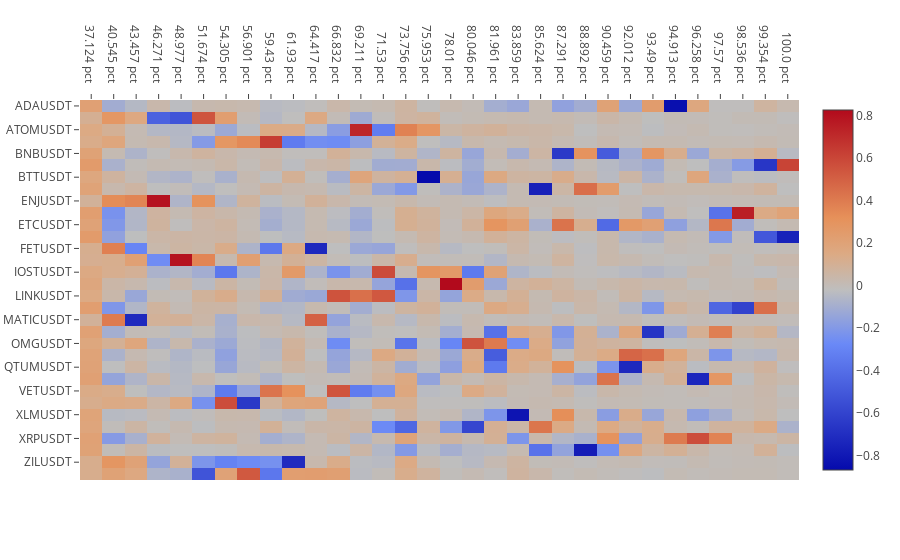
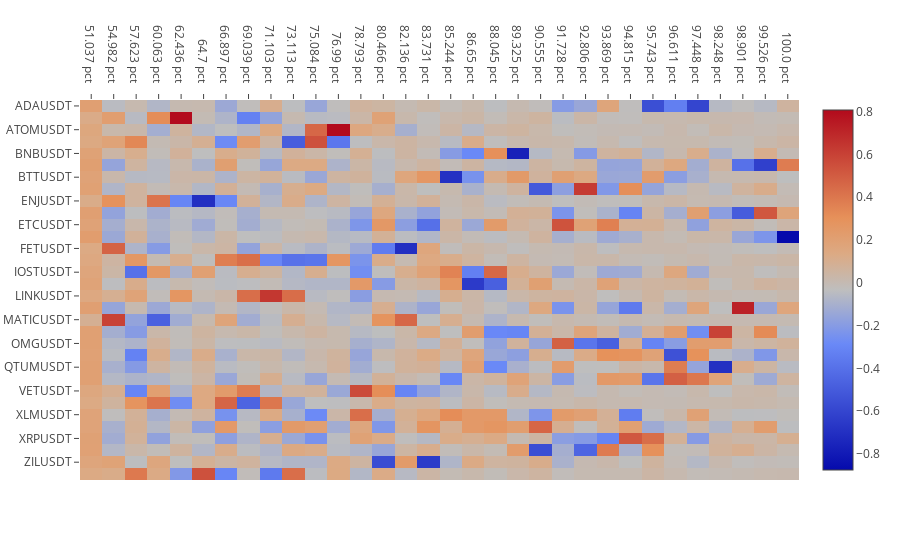

Notebook code cell kept with these figures, in order:
### Markdown cell above
#### PCA

These heatmaps represent the principal components of the cross-sectional returns

The x-axis is labeled as the cumulative percentage of variance predited

We can see that the first component is stronger for longer lookbacks (in line with the higher observed correlations). The weightings on the first component are relatively uniform, that component represents the market return.

### Code cell
plt.plot_pca(data, 'r5')
plt.plot_pca(data, 'r60')
plt.plot_pca(data, 'r720')

### Figure 1 — Plotly figure (JSON) as saved in the notebook; plotly's stock layout.template omitted (floating-point values rounded to 4 significant figures; data arrays with more than 128 entries replaced by an {"elided": "..."} marker saying what was removed)
{"data": [{"colorscale": "RdBu", "type": "heatmap", "uid": "9816eb59-5a0c-422a-ac8b-43dc67d56313", "x": ["37.124 pct", "40.545 pct", "43.457 pct", "46.271 pct", "48.977 pct", "51.674 pct", "54.305 pct", "56.901 pct", "59.43 pct", "61.93 pct", "64.417 pct", "66.832 pct", "69.211 pct", "71.53 pct", "73.756 pct", "75.953 pct", "78.01 pct", "80.046 pct", "81.961 pct", "83.859 pct", "85.624 pct", "87.291 pct", "88.892 pct", "90.459 pct", "92.012 pct", "93.49 pct", "94.913 pct", "96.258 pct", "97.57 pct", "98.536 pct", "99.354 pct", "100.0 pct"], "y": ["ADAUSDT", "ALGOUSDT", "ATOMUSDT", "BATUSDT", "BNBUSDT", "BTCUSDT", "BTTUSDT", "DASHUSDT", "ENJUSDT", "EOSUSDT", "ETCUSDT", "ETHUSDT", "FETUSDT", "HOTUSDT", "IOSTUSDT", "IOTAUSDT", "LINKUSDT", "LTCUSDT", "MATICUSDT", "NEOUSDT", "OMGUSDT", "ONTUSDT", "QTUMUSDT", "TRXUSDT", "VETUSDT", "WAVESUSDT", "XLMUSDT", "XMRUSDT", "XRPUSDT", "ZECUSDT", "ZILUSDT", "ZRXUSDT"], "z": {"elided": "32x32 float values"}}], "layout": {"xaxis": {"side": "top"}, "yaxis": {"autorange": "reversed"}}}

### Figure 2 — Plotly figure (JSON) as saved in the notebook; plotly's stock layout.template omitted (floating-point values rounded to 4 significant figures; data arrays with more than 128 entries replaced by an {"elided": "..."} marker saying what was removed)
{"data": [{"colorscale": "RdBu", "type": "heatmap", "uid": "079ec106-3b50-433e-b44d-37e8eb46f1c7", "x": ["51.037 pct", "54.982 pct", "57.623 pct", "60.063 pct", "62.436 pct", "64.7 pct", "66.897 pct", "69.039 pct", "71.103 pct", "73.113 pct", "75.084 pct", "76.99 pct", "78.793 pct", "80.466 pct", "82.136 pct", "83.731 pct", "85.244 pct", "86.65 pct", "88.045 pct", "89.325 pct", "90.555 pct", "91.728 pct", "92.806 pct", "93.869 pct", "94.815 pct", "95.743 pct", "96.611 pct", "97.448 pct", "98.248 pct", "98.901 pct", "99.526 pct", "100.0 pct"], "y": ["ADAUSDT", "ALGOUSDT", "ATOMUSDT", "BATUSDT", "BNBUSDT", "BTCUSDT", "BTTUSDT", "DASHUSDT", "ENJUSDT", "EOSUSDT", "ETCUSDT", "ETHUSDT", "FETUSDT", "HOTUSDT", "IOSTUSDT", "IOTAUSDT", "LINKUSDT", "LTCUSDT", "MATICUSDT", "NEOUSDT", "OMGUSDT", "ONTUSDT", "QTUMUSDT", "TRXUSDT", "VETUSDT", "WAVESUSDT", "XLMUSDT", "XMRUSDT", "XRPUSDT", "ZECUSDT", "ZILUSDT", "ZRXUSDT"], "z": {"elided": "32x32 float values"}}], "layout": {"xaxis": {"side": "top"}, "yaxis": {"autorange": "reversed"}}}
